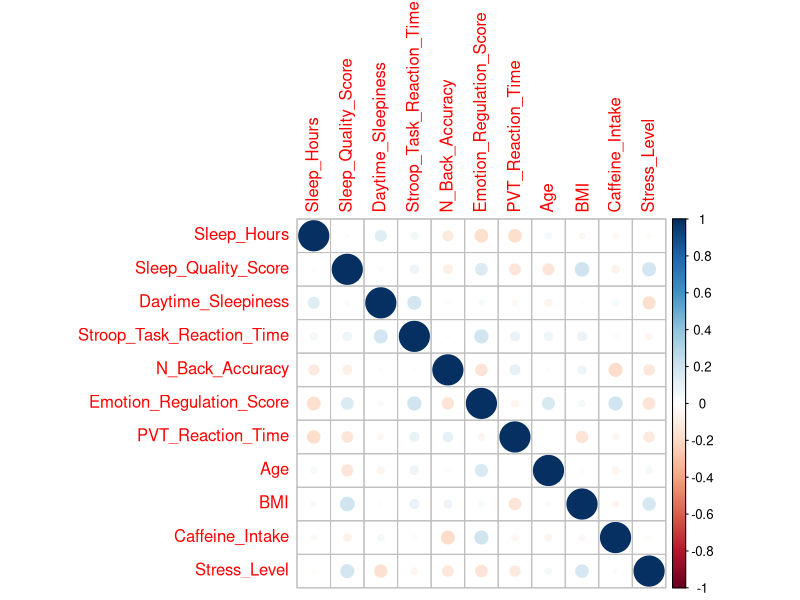

Generate this figure with R:
## ---- chunk 1
sleep_data <- read.csv("sleep_deprivation_dataset_detailed.csv")
head(sleep_data)
## ---- chunk 2
#######################################################
##These functions are taken from DA6
#######################################################
remove_na <- function(df) { ## Automatize the removal of missing observations.
  n_obs <- nrow(df)
  missing <- rep(FALSE, n_obs)
  for (obs_ind in 1:n_obs) {
    obs <- df[obs_ind, ]
    n_missing <- sum(is.na(obs))
    if(n_missing > 0) {
      missing[obs_ind] <- TRUE
    }
  }
  df_red <- df[!missing, ]

  return(df_red)
}

#######################################################
#######################################################
to_factors <- function(df) { ## Turn all character variables to factors.
  n_vars <- ncol(df)
  for (var_ind in 1:n_vars) {
    var <- df[, var_ind]
    if (class(var) == "character") {
      df[, var_ind] <- factor(var)
    }
  }
  return(df)
}

## ---- chunk 3
sleep_df <- to_factors(remove_na(sleep_data))
head(sleep_df)
## ---- chunk 4
save(sleep_df, file = "sleep_df.RData")
## ---- chunk 5

#Visualize correlation between the numeric variables in our data set

install.packages("corrplot") 
library(corrplot)







# Select numeric variables
numeric_vars <- c(
  "Sleep_Hours",
  "Sleep_Quality_Score",
  "Daytime_Sleepiness",
  "Stroop_Task_Reaction_Time",
  "N_Back_Accuracy",
  "Emotion_Regulation_Score",
  "PVT_Reaction_Time",
  "Age",
  "BMI",
  "Caffeine_Intake",
  "Stress_Level"
)

# Compute correlation matrix
cor_mat <- cor(sleep_df[, numeric_vars], use = "complete.obs")

# Visualize
corrplot(cor_mat)




